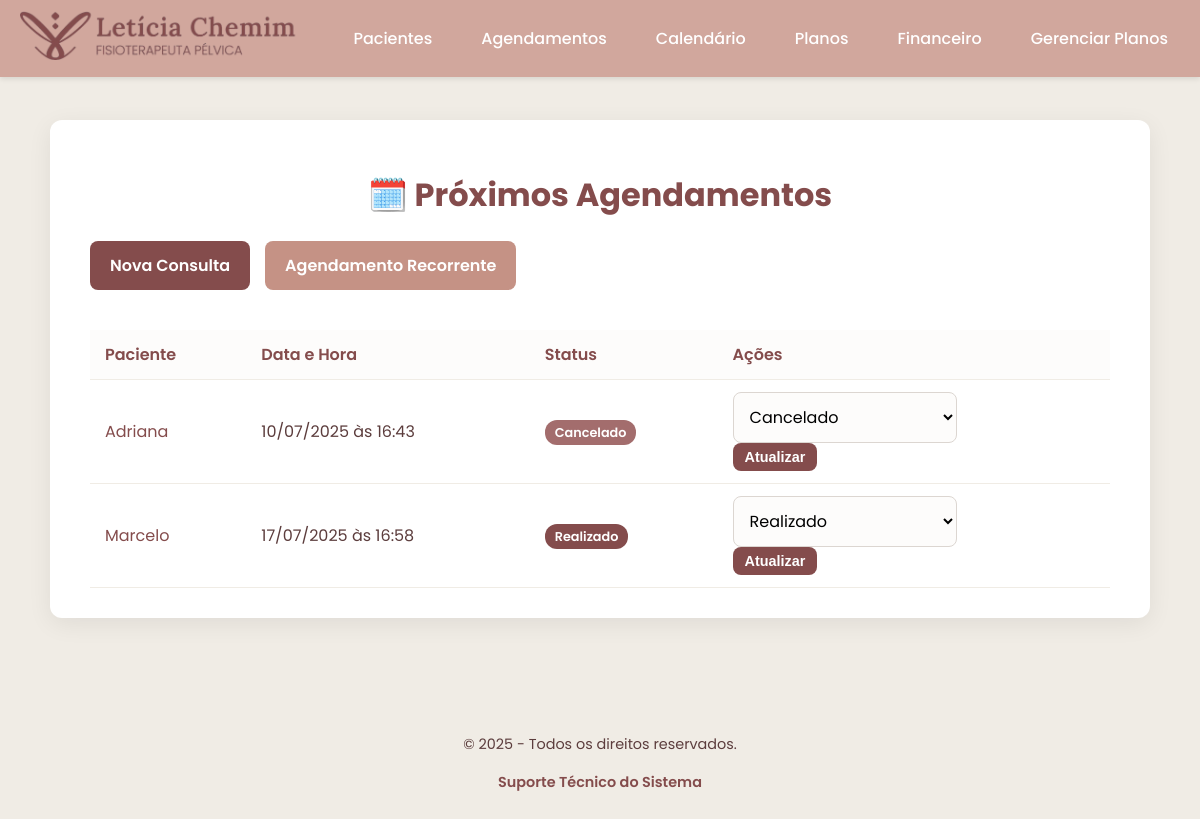
Page /agendamentos on the earlier database version.
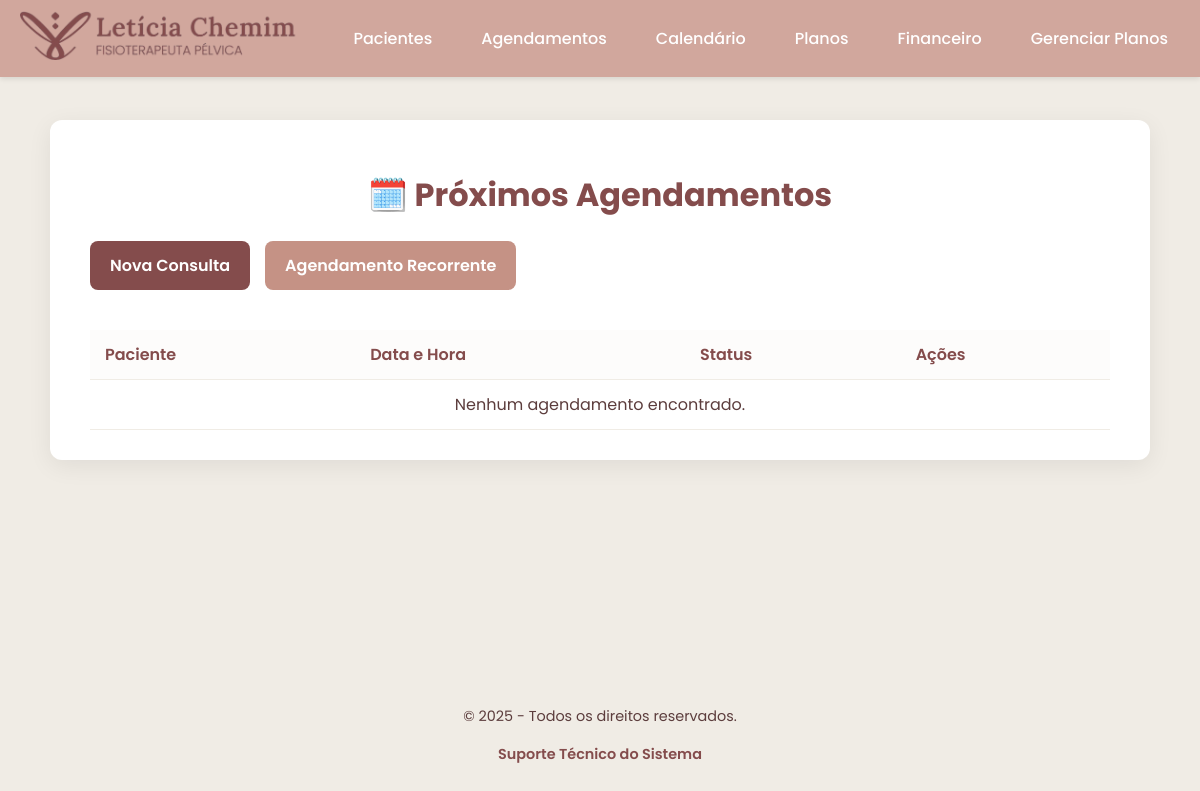
Same page on the later database version.
### tables this page shows
CREATE TABLE agendamentos (
        id INTEGER PRIMARY KEY AUTOINCREMENT,
        paciente_id INTEGER NOT NULL,
        data_hora TEXT NOT NULL,
        status TEXT NOT NULL,
        FOREIGN KEY (paciente_id) REFERENCES pacientes (id) ON DELETE CASCADE
    );

CREATE TABLE pacientes (
        id INTEGER PRIMARY KEY AUTOINCREMENT,
        nome TEXT NOT NULL,
        data_nascimento TEXT NOT NULL,
        email TEXT NOT NULL,
        telefone TEXT NOT NULL,
        endereco TEXT,
        plano_id INTEGER,
        data_cadastro TIMESTAMP DEFAULT CURRENT_TIMESTAMP,
        FOREIGN KEY (plano_id) REFERENCES planos (id)
    );

### app.py (the view)
@app.route('/agendamentos')
def ver_agendamentos():
    db = get_db()
    query = "SELECT a.id, a.data_hora, a.status, p.id as paciente_id, p.nome as paciente_nome FROM agendamentos a JOIN pacientes p ON a.paciente_id = p.id ORDER BY a.data_hora"
    agendamentos = db.execute(query).fetchall()
    agendamentos_formatados = [dict(ag, data_hora_formatada=datetime.fromisoformat(ag['data_hora']).strftime('%d/%m/%Y às %H:%M')) for ag in agendamentos]
    return render_template('agendamentos.html', agendamentos=agendamentos_formatados)

### app.py (called while the page is built)
@app.context_processor
def inject_year():
    return {'current_year': datetime.now().year}

def get_db():
    db = getattr(g, '_database', None)
    if db is None:
        db = g._database = sqlite3.connect(DATABASE)
        db.row_factory = sqlite3.Row
    return db

@app.teardown_appcontext
def close_connection(exception):
    db = getattr(g, '_database', None)
    if db is not None:
        db.close()

### templates/agendamentos.html (shortened to what this page needs)
{% extends "base.html" %}
{% block content %}
<div class="container-large">
    <h1>🗓️ Próximos Agendamentos</h1>
    <div class="page-actions">
        <a href="{{ url_for('agendar_consulta') }}" class="btn-action-dash">Nova Consulta</a>
        <a href="{{ url_for('agendamento_recorrente') }}" class="btn-action-dash" style="background-color: #c59285;">Agendamento Recorrente</a>
    </div>
    <div class="table-wrapper">
        <table>
            <thead>
                <tr>
                    <th>Paciente</th>
                    <th>Data e Hora</th>
                    <th>Status</th>
                    <th>Ações</th>
                </tr>
            </thead>
            <tbody>
                {% for agendamento in agendamentos %}
                <tr>
                    <td>
                        <a href="{{ url_for('ver_paciente', id=agendamento['paciente_id']) }}">{{ agendamento['paciente_nome'] }}</a>
                    </td>
                    <td>{{ agendamento['data_hora_formatada'] }}</td>
                    <td>
                        <span class="status-badge status-{{ agendamento['status'] | lower }}">{{ agendamento['status'] }}</span>
                    </td>
                    <td class="actions">
                        <form class="status-form" action="{{ url_for('atualizar_status_agendamento', id=agendamento['id']) }}" method="post">
                            <select name="status">
                                <option value="Realizado" {% if agendamento['status'] == 'Realizado' %}selected{% endif %}>Realizado</option>
                                <option value="Cancelado" {% if agendamento['status'] == 'Cancelado' %}selected{% endif %}>Cancelado</option>
                            </select>
                            <button type="submit" class="btn-action btn-update">Atualizar</button>
                        </form>
                    </td>
                </tr>
                {% else %}
                <tr>
                    <td colspan="4" style="text-align: center;">Nenhum agendamento encontrado.</td>
                </tr>
                {% endfor %}
            </tbody>
        </table>
    </div>
</div>
{% endblock %}

Differences in the rows shown:
removed agendamentos: paciente_nome "Adriana", data_hora_formatada "10/07/2025 às 16:43", status "Cancelado"
removed agendamentos: paciente_nome "Marcelo", data_hora_formatada "17/07/2025 às 16:58", status "Realizado"
Other differences:
text now shown: "Nenhum agendamento encontrado."
